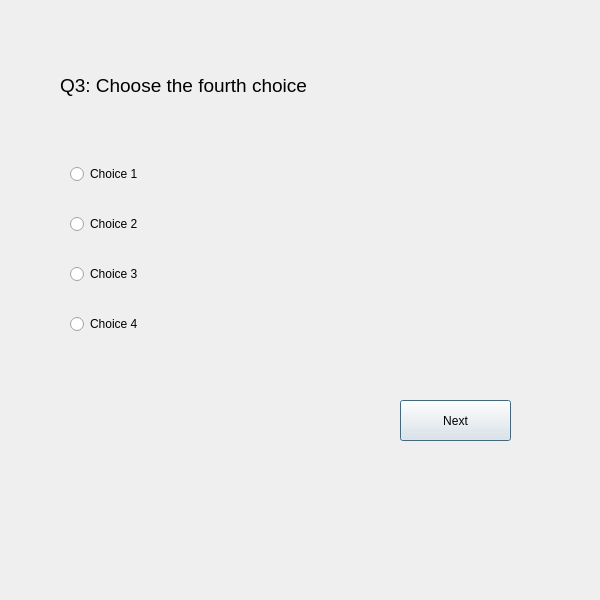
<?xml version="1.0" encoding="UTF-8"?>
<ui version="4.0">
 <class>ThirdQuestion</class>
 <widget class="QDialog" name="ThirdQuestion">
  <property name="geometry">
   <rect>
    <x>0</x>
    <y>0</y>
    <width>600</width>
    <height>600</height>
   </rect>
  </property>
  <property name="windowTitle">
   <string>Dialog</string>
  </property>
  <widget class="QWidget" name="layoutWidget">
   <property name="geometry">
    <rect>
     <x>70</x>
     <y>140</y>
     <width>221</width>
     <height>221</height>
    </rect>
   </property>
   <layout class="QVBoxLayout" name="verticalLayout">
    <item>
     <widget class="QRadioButton" name="radioButton1">
      <property name="text">
       <string>Choice 1</string>
      </property>
     </widget>
    </item>
    <item>
     <widget class="QRadioButton" name="radioButton2">
      <property name="text">
       <string>Choice 2</string>
      </property>
     </widget>
    </item>
    <item>
     <widget class="QRadioButton" name="radioButton3">
      <property name="text">
       <string>Choice 3</string>
      </property>
     </widget>
    </item>
    <item>
     <widget class="QRadioButton" name="radioButton4">
      <property name="text">
       <string>Choice 4</string>
      </property>
     </widget>
    </item>
   </layout>
  </widget>
  <widget class="QLabel" name="label">
   <property name="geometry">
    <rect>
     <x>60</x>
     <y>40</y>
     <width>361</width>
     <height>91</height>
    </rect>
   </property>
   <property name="font">
    <font>
     <pointsize>14</pointsize>
    </font>
   </property>
   <property name="text">
    <string>Q3: Choose the fourth choice </string>
   </property>
  </widget>
  <widget class="QPushButton" name="pushButton">
   <property name="geometry">
    <rect>
     <x>400</x>
     <y>400</y>
     <width>111</width>
     <height>41</height>
    </rect>
   </property>
   <property name="text">
    <string>Next</string>
   </property>
  </widget>
 </widget>
 <resources/>
 <connections/>
</ui>
